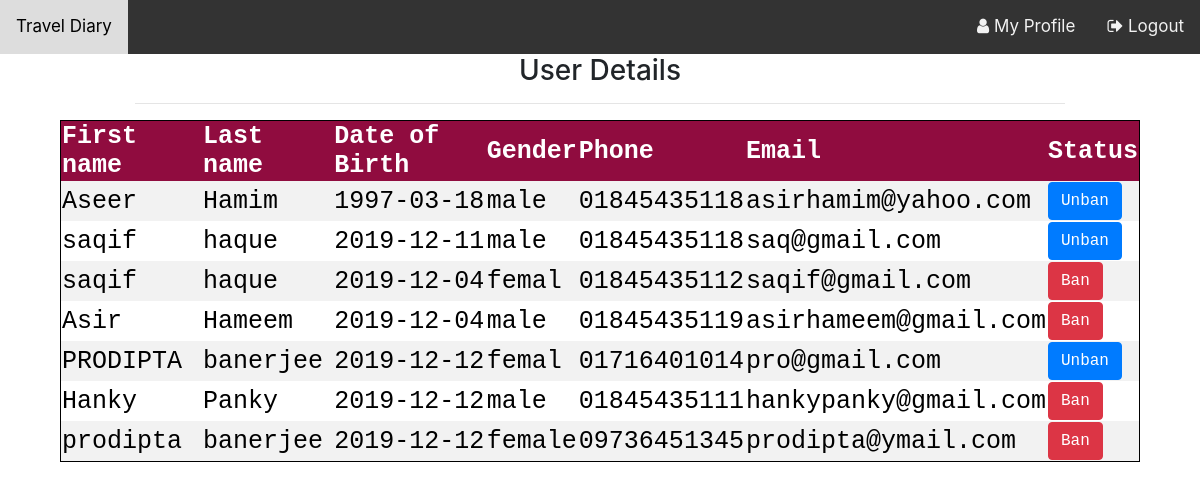
The page /Banuser.php (signed in) on the database its author committed.
### tables this page shows
CREATE TABLE `user` (
  `Id` int(20) NOT NULL,
  `fname` varchar(20) NOT NULL,
  `lname` varchar(20) NOT NULL,
  `dob` varchar(10) NOT NULL,
  `gender` varchar(10) NOT NULL,
  `phone` varchar(11) NOT NULL,
  `email` varchar(20) NOT NULL,
  `pass` varchar(100) NOT NULL,
  `u_type` varchar(10) NOT NULL,
  `profilepic` varchar(1000) NOT NULL,
  `Status` varchar(10) NOT NULL
);

### Banuser.php (the view, shortened to what this page needs)
<?php
if(isset($_SESSION["valid"]) && $_SESSION["valid"]=="yes" && $_SESSION["valid1"]=="admin"){?>
<html>
<head>
<link rel="stylesheet" href="https://stackpath.bootstrapcdn.com/bootstrap/4.3.1/css/bootstrap.min.css">
 <link rel ="stylesheet" href="https://stackpath.bootstrapcdn.com/font-awesome/4.7.0/css/font-awesome.min.css">
 <link rel="stylesheet" type="text/css" href="CSS/Banuser.css">
</head>
</head>
<body>
<table align="center">
<tr>
<th>First name</th>
<th>Last name</th>
<th>Date of Birth</th>
<th>Gender</th>
<th>Phone</th>
<th>Email</th>
<th>Status</th>
</tr>
<div class="topnav">
  <a class="active" href="UserProfile.php">Travel Diary</a>
  <div class="topnav-right">
    <a href="admin.php"><i class="fa fa-user"></i> My Profile</a>
    <a href="Controller/logout.php"><i class="fa fa-sign-out"></i></span> Logout</a>
  </div>
</div>
<div class="container">
  <h3 align="center">User Details</h3>
  <hr>
<?php
  $db = mysqli_connect("localhost", "root", "","travel");
  $result = mysqli_query($db, "SELECT * FROM user where not u_type='admin'");
    while ($row = mysqli_fetch_array($result)) {?>
          <tr>
                <td><?php echo $row["fname"];?></td>
                <td><?php echo $row["lname"];?></td>
                <td><?php echo $row["dob"];?></td>
                <td><?php echo $row["gender"];?></td>
                <td><?php echo $row["phone"];?></td>
                <td><?php echo $row["email"];?></td>
				<?php if($row["Status"]=="banned")
				{ ?><td><a href="Controller/ban.php?op=unban&target=<?php echo $row["email"];?>" class="btn btn-primary">Unban</a></td>
				<?php }
				else{ ?>
				<td><a href="Controller/ban.php?op=ban&target=<?php echo $row["email"];?>" class="btn btn-danger">Ban</a></td>
				<?php } ?>
				</tr> <?php
    }
  ?>
  </div>
</body>
<?php
}
else{
  $_SESSION["valid"]="";
  header("Location:Controller/logout.php");
}
?>

### CSS/Banuser.css (style rules this page uses)
.container { position: relative; width: 80%; }
.topnav { overflow: hidden; background-color: #333; }
.topnav a { float: left; color: #f2f2f2; text-align: center; padding: 14px 16px; text-decoration: none; font-size: 17px; }
.topnav-right { float: right; }
table { border: 1px solid black; width: 90%; color: black; font-family: monospace; font-size: 25px; text-align: left; align-content: center; padding: 20px; }
th { background-color: #900C3F ; color: white; }
tr:nth-child(even) { background-color: #f2f2f2 }

### rows shown on the page
user: fname "Aseer", lname "Hamim", dob "1997-03-18", gender "male", phone "01845435118", email "asirhamim@yahoo.com"
user: fname "saqif", lname "haque", dob "2019-12-11", gender "male", phone "01845435118", email "saq@gmail.com"
user: fname "saqif", lname "haque", dob "2019-12-04", gender "femal", phone "01845435112", email "saqif@gmail.com"
user: fname "Asir", lname "Hameem", dob "2019-12-04", gender "male", phone "01845435119", email "asirhameem@gmail.com"
user: fname "PRODIPTA", lname "banerjee", dob "2019-12-12", gender "femal", phone "01716401014", email "pro@gmail.com"
user: fname "Hanky", lname "Panky", dob "2019-12-12", gender "male", phone "01845435111", email "hankypanky@gmail.com"
user: fname "prodipta", lname "banerjee", dob "2019-12-12", gender "female", phone "09736451345", email "prodipta@ymail.com"
